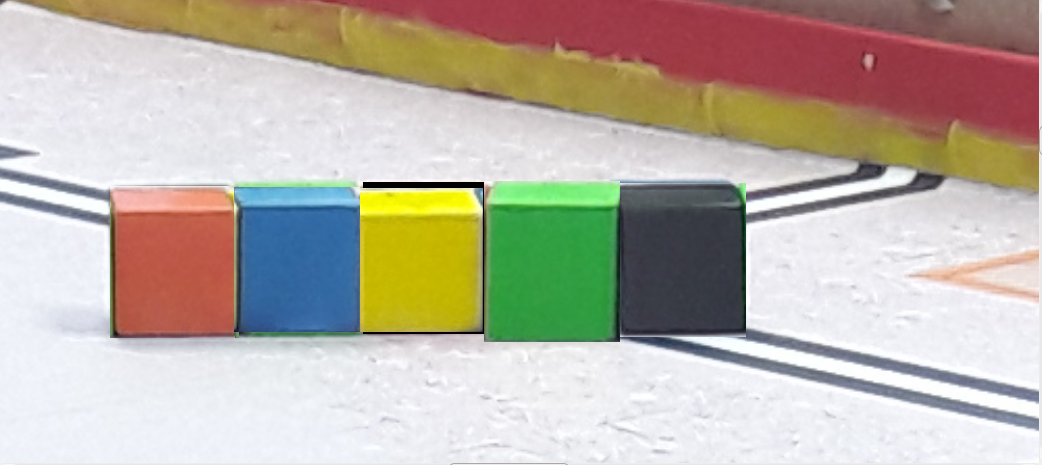
#> input picture src/codes/software/image-processing/tests/test_color_detection/opencv.png, 1042 x 465 px
$ python color_detection.py
#> lines starting #> are read from the running program, lines starting #| are printed output that depends on the picture; after the words box and inside, x2 and y2 are one past the last pixel; in counts of white or black regions, pixels touching at a corner belong together
import cv2, numpy as np
import time

rangelower = np.array([0, 100, 100], dtype=np.uint8)
rangeupper = np.array([255, 255, 255], dtype=np.uint8)
hue = 128
wid = 256

# Set color range
# BGR lower and upper ranges for each color

blue = [([150, 90, 40], [160,100,50])]
yellow = [([0, 180, 180], [30,190,200])]
green = [([60, 150, 40],[70,160,55])]
orange = [([65, 80, 180], [80, 95,195])]
black = [([60, 50, 50], [75, 60, 60])]

filename = "opencv.png"
frame_image = cv2.imread(filename)
#> frame_image is the input picture: shape (465, 1042, 3); mean B, G, R 167, 179.2, 187.9
image = frame_image

# Set frame position of each cube

# We select a window on the picture for each cube so we need x and y positions

# Minimum x value for each of the three cubes
xmin = [124, 250, 379]
# Maximum x value for each of the three cubes
xmax = [210, 349, 476]
# Minimum y value for each of the three cubes
ymin = [230, 230, 230]
# Maximum y value for each of the three cubes
ymax = [324, 324, 324]

# Observation window selection for each cube
cube1 = image[ymin[0]:ymax[0], xmin[0]:xmax[0]]
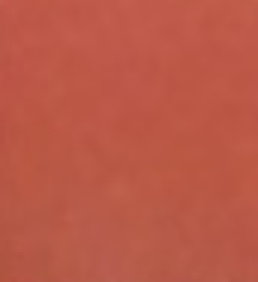
#> cube1: shape (94, 86, 3) (shown 3 times larger); mean B, G, R 71.4, 88.6, 186.9
cube2 = image[ymin[1]:ymax[1], xmin[1]:xmax[1]]
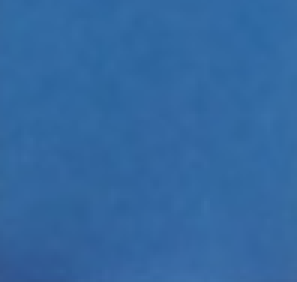
#> cube2: shape (94, 99, 3) (shown 3 times larger); mean B, G, R 160.7, 103.7, 50.5
cube3 = image[ymin[2]:ymax[2], xmin[2]:xmax[2]]
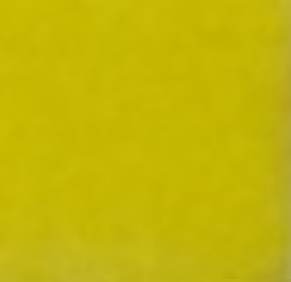
#> cube3: shape (94, 97, 3) (shown 3 times larger); mean B, G, R 6.1, 181.7, 194.9

cubes = [cube1, cube2, cube3]
colorsCube1 = []
colorsCube2 = []
colorsCube3 = []
colorsCubes = [colorsCube1, colorsCube2, colorsCube3]
# Color detection for each of the three cubes
for i in range(3):

# Blue color detection

		for(lower,upper) in blue:
		    # print("test1 : " + str(lower))
		    # Lowest BGR values for blue
		    lower = np.array(lower,dtype="uint8")
		    # Highest BGR values for blue
		    upper = np.array(upper,dtype="uint8")
		mask = cv2.inRange(cubes[i],lower,upper)
		b = sum(sum(mask))
		print(b)
		colorsCubes[i].append(b)

	# Green color detection

		for(lower,upper) in green:
		    # Lowest BGR values for green
		    lower = np.array(lower,dtype="uint8")
		    # Highest BGR values for green
		    upper = np.array(upper,dtype="uint8")
		mask = cv2.inRange(cubes[i],lower,upper)
		g = sum(sum(mask))
		print(g)
		colorsCubes[i].append(g)

	# Yellow color detection

		for(lower,upper) in yellow:
		    # Lowest BGR values for yellow
		    lower = np.array(lower,dtype="uint8")
		    # Highest BGR values for yellow
		    upper = np.array(upper,dtype="uint8")
		mask = cv2.inRange(cubes[i],lower,upper)
		y = sum(sum(mask))
		print(y)
		colorsCubes[i].append(y)

	# Orange color detection

		for(lower,upper) in orange:
		    # Lowest BGR values for orange
		    lower = np.array(lower,dtype="uint8")
		    # Highest BGR values for orange
		    upper = np.array(upper,dtype="uint8")
		mask = cv2.inRange(cubes[i],lower,upper)
		o = sum(sum(mask))
		print(o)
		colorsCubes[i].append(o)

		# Black color detection
		for(lower,upper) in black:
		    # Lowest BGR values for black
		    lower = np.array(lower,dtype="uint8")
		    # Highest BGR values for black
		    upper = np.array(upper,dtype="uint8")
		mask = cv2.inRange(cubes[i],lower,upper)
		bl = sum(sum(mask))
		print(bl)
		colorsCubes[i].append(bl)

		cv2.imshow("cube1",cube1)
		cv2.imshow("cube2", cube2)
		cv2.imshow("cube3", cube3)

		# Draw rectangles on the picture to see which part is selected

		cv2.rectangle(image,(xmin[0],ymin[0]),(xmax[0],ymax[0]),(0,0,255),2)
		cv2.rectangle(image, (xmin[1], ymin[1]), (xmax[1], ymax[1]), (0, 255, 255), 2)
		cv2.rectangle(image, (xmin[2], ymin[2]), (xmax[2], ymax[2]), (255, 255, 255), 2)
#> this loop made 3 passes
#> (b, y, o) on passes 1 to 3: (0, 0, 14134), (12575, 0, 0), (0, 16704, 0)
#> (printed output is left out)
#> pass 1, `mask = cv2.inRange(cubes[i],lower,upper)`:
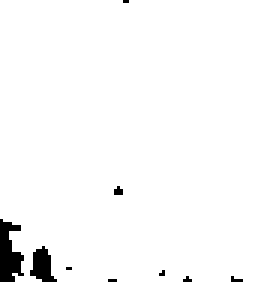
#> mask: shape (94, 86) (shown 3 times larger); 97.5% white; 9 black regions (7 under 20 px), largest, box (x1, y1, x2, y2) and area: (0, 73, 8, 94) 111, (10, 82, 19, 94) 65
#> pass 2, `mask = cv2.inRange(cubes[i],lower,upper)`:
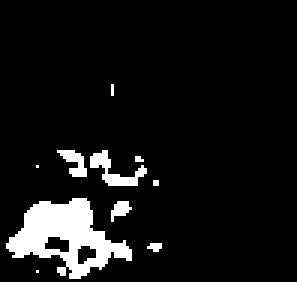
#> mask: shape (94, 99) (shown 3 times larger); 7.9% white; 10 white regions (6 under 20 px), largest, box (x1, y1, x2, y2) and area: (2, 66, 44, 93) 551, (30, 50, 49, 62) 85, (19, 50, 29, 59) 47, (37, 67, 44, 74) 28
#> after the loop:
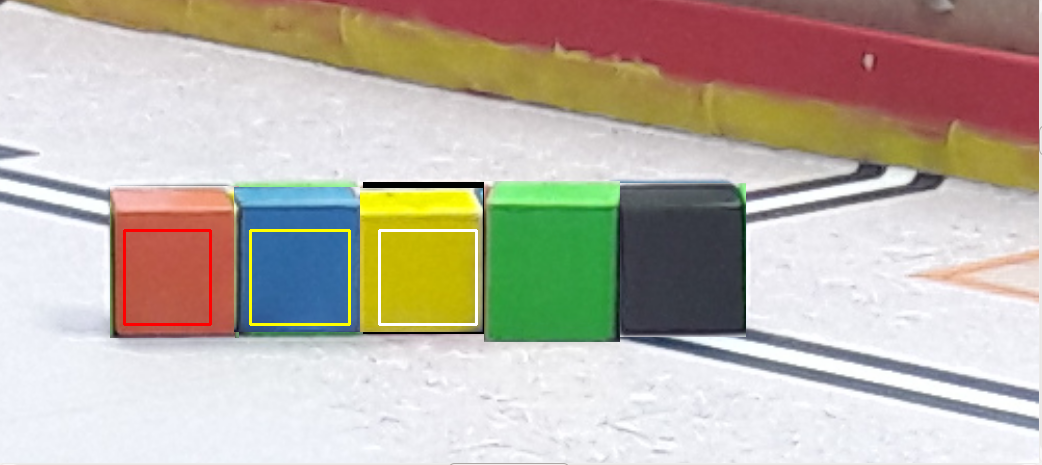
#> image: shape (465, 1042, 3); 0.7% of pixels changed, all inside (x1, y1, x2, y2) = (123, 229, 478, 326)

cv2.namedWindow("original",cv2.WINDOW_NORMAL);
cv2.imshow("original",image)
key = cv2.waitKey(0) & 0xFF
#> (key Esc is pressed here)
combinaison = []

#orange|noir|vert

if (colorsCubes[0][3] > colorsCubes[0][0] and colorsCubes[0][3] > colorsCubes[0][1]  and colorsCubes[0][3] > colorsCubes[0][2] and colorsCubes[0][3]> colorsCubes[0][4] and colorsCubes[1][4] > colorsCubes[1][0]
	and colorsCubes[1][4] > colorsCubes[1][1]  and colorsCubes[1][4] > colorsCubes[1][2]and  colorsCubes[1][4] > colorsCubes[1][3]):
	        combinaison.extend(("orange","noir","vert"))

#jaune|noir|bleu

elif (colorsCubes[0][2] > colorsCubes[0][0] and colorsCubes[0][2] > colorsCubes[0][1] and colorsCubes[0][2] > colorsCubes[0][3] and colorsCubes[0][2] > colorsCubes[0][4] and colorsCubes[1][4] > colorsCubes[1][0]
	and colorsCubes[1][4] > colorsCubes[1][1] and colorsCubes[1][4] > colorsCubes[1][2] and colorsCubes[1][4] > colorsCubes[1][3]):
	      	combinaison.extend(("jaune","noir","bleu"))


#bleu|vert|orange

elif (colorsCubes[0][0] > colorsCubes[0][1] and colorsCubes[0][0] > colorsCubes[0][2] and colorsCubes[0][0] > colorsCubes[0][3] and colorsCubes[0][0] > colorsCubes[0][4] and colorsCubes[1][1] > colorsCubes[1][0]
	and colorsCubes[1][1] > colorsCubes[1][2] and colorsCubes[1][1] > colorsCubes[1][3] and colorsCubes[1][1] > colorsCubes[1][4]):
	        combinaison.extend(("bleu","vert","orange"))

#jaune|vert|noir

elif (colorsCubes[0][2] > colorsCubes[0][0]and colorsCubes[0][2] > colorsCubes[0][1] and colorsCubes[0][2] > colorsCubes[0][3] and colorsCubes[0][2] > colorsCubes[0][4] and colorsCubes[1][1] > colorsCubes[1][0]
	and colorsCubes[1][1] > colorsCubes[1][2] and colorsCubes[1][1] > colorsCubes[1][3] and colorsCubes[1][1] > colorsCubes[1][4]):
	        combinaison.extend(("jaune","vert","noir"))

#noir|jaune|orange

elif (colorsCubes[0][4] > colorsCubes[0][0] and colorsCubes[0][4] > colorsCubes[0][1] and colorsCubes[0][4] > colorsCubes[0][2] and colorsCubes[0][4] > colorsCubes[0][3]
	and colorsCubes[1][2] > colorsCubes[1][0] and colorsCubes[1][2] > colorsCubes[1][1] and colorsCubes[1][2] > colorsCubes[1][3] and colorsCubes[1][2] > colorsCubes[1][4]):
	        combinaison.extend(("noir","jaune","orange"))

#vert|jaune|bleu

elif (colorsCubes[0][1] > colorsCubes[0][0] and colorsCubes[0][1] > colorsCubes[0][2] and colorsCubes[0][1] > colorsCubes[0][3] and colorsCubes[0][1] > colorsCubes[0][4]
	and colorsCubes[1][2] > colorsCubes[1][0] and colorsCubes[1][2] > colorsCubes[1][1] and colorsCubes[1][2] > colorsCubes[1][3] and colorsCubes[1][2] > colorsCubes[1][4]):
	        combinaison.extend(("vert","orange","bleu"))

#bleu|orange|noir

elif (colorsCubes[0][0] > colorsCubes[0][1] and colorsCubes[0][0] > colorsCubes[0][2] and colorsCubes[0][0] > colorsCubes[0][3] and colorsCubes[0][0] > colorsCubes[0][4]
	and colorsCubes[1][3] > colorsCubes[1][0] and colorsCubes[1][3] > colorsCubes[1][1] and colorsCubes[1][3] > colorsCubes[1][2] and colorsCubes[1][3] > colorsCubes[1][4]):
	        combinaison.extend(("bleu","orange","noir"))

#vert|orange|jaune

elif (colorsCubes[0][1] > colorsCubes[0][0]and colorsCubes[0][1] > colorsCubes[0][2]and colorsCubes[0][1] > colorsCubes[0][3] and colorsCubes[0][1] > colorsCubes[0][4]
	and colorsCubes[1][3] > colorsCubes[1][0] and colorsCubes[1][3] > colorsCubes[1][1] and colorsCubes[1][3] > colorsCubes[1][2] and colorsCubes[1][3] > colorsCubes[1][4]):
	        combinaison.extend(("vert","orange","jaune"))

#noir|bleu|vert

elif (colorsCubes[0][4] > colorsCubes[0][0] and colorsCubes[0][4] > colorsCubes[0][1] and colorsCubes[0][4] > colorsCubes[0][2] and colorsCubes[0][4] > colorsCubes[0][3]
	and colorsCubes[1][0] > colorsCubes[1][1] and colorsCubes[1][0] > colorsCubes[1][2] and colorsCubes[1][0] > colorsCubes[1][3] and colorsCubes[1][0] > colorsCubes[1][4]):
	        combinaison.extend(("noir","bleu","vert"))

#orange|bleu|jaune

elif (colorsCubes[0][3] > colorsCubes[0][0] and colorsCubes[0][3] > colorsCubes[0][1] and colorsCubes[0][3] > colorsCubes[0][2] and colorsCubes[0][3] > colorsCubes[0][4]
	and colorsCubes[1][0] > colorsCubes[1][1] and colorsCubes[1][0] > colorsCubes[1][2] and colorsCubes[1][0] > colorsCubes[1][3] and colorsCubes[1][0] > colorsCubes[1][4]):
	        combinaison.extend(("orange","bleu","jaune"))
else:
	print("no combinaison")
print(combinaison)
